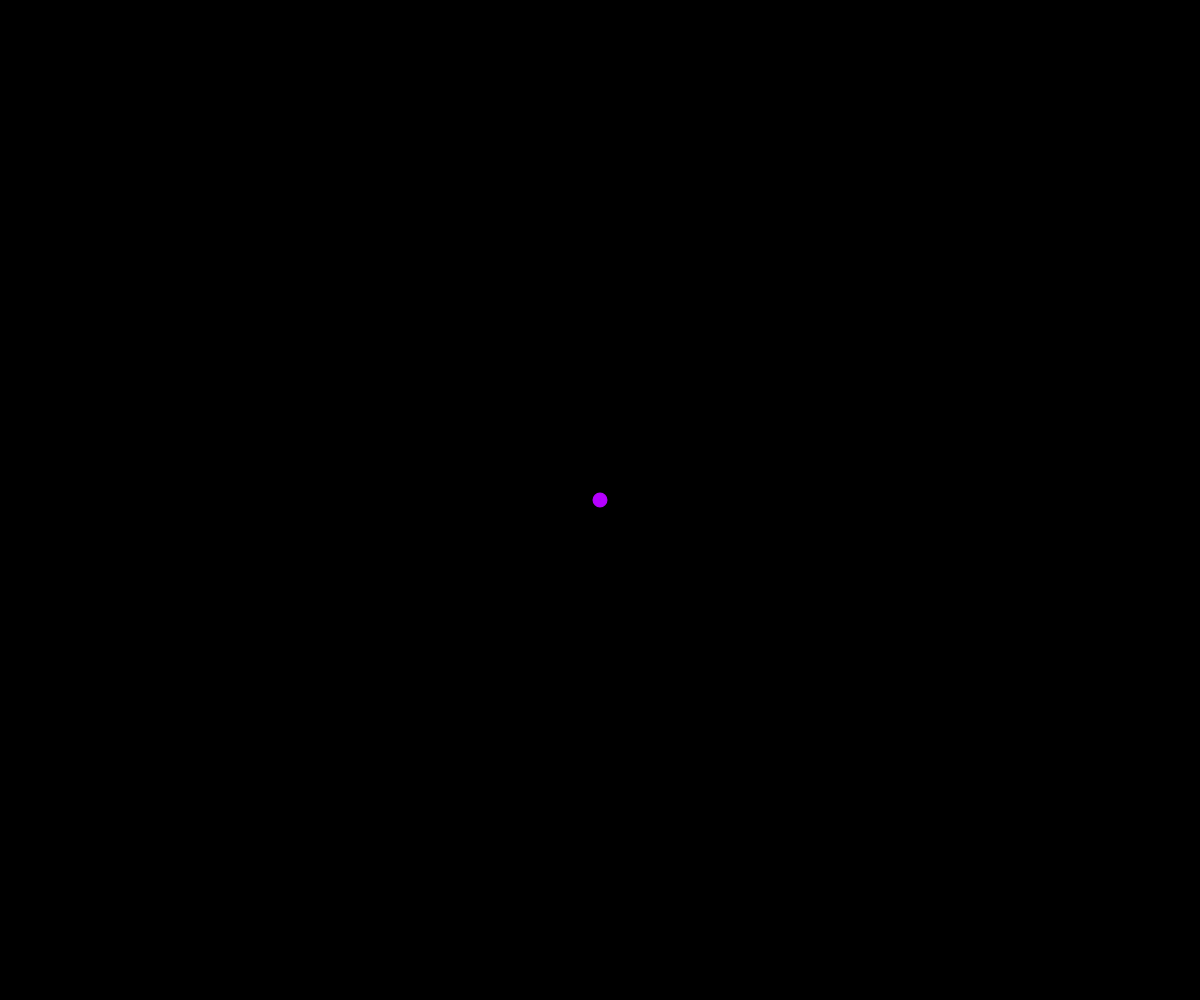
Frame 1 (no input)
Frame 60 (no input): blank canvas, image omitted
Frame 120 (the mouse pressed at the canvas centre since frame 60): blank canvas, image omitted

The p5.js sketch that drew this single still picture (run headless with seeded random() and noise() and a simulated clock; from frame 60 on, the mouse is pressed at the canvas centre):

// p5.js sketch
// ── sketch.js
let goRipple = 0;
let circleX;
let circleY;
let circleSize = 0;
let opacity = 255;

function setup() {
  createCanvas(windowWidth, windowHeight);
  noFill();
  strokeWeight(5);
  circleX = width / 2;
  circleY = height / 2;
  // circleSize = 0;
}

function draw() {
  background(0);

  myRipple();
}

function mousePressed() {
  circleX = random(0, windowWidth);
  circleY = random(0, windowHeight);
  circleSize = 0;
  opacity = 255;
}

function myRipple() {
  // if (goRipple == 1) {
  circleSize += 10;
  opacity -= 5;

  stroke(random(0, 255), 0, 255, opacity);
  circle(circleX, circleY, circleSize);
  circle(circleX, circleY, circleSize * 0.75);
  circle(circleX, circleY, circleSize * 0.5);
  // }
}
